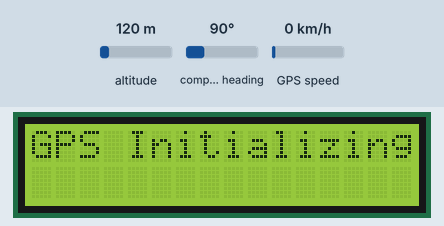
A sketch run on a simulated Arduino Uno, built with avr-gcc and run on an emulated ATmega328P. On the bench: 16×2 character LCD. The inputs (shaded band) are chosen by the test bench; at power-on: altitude 120 m, compass heading 90°, GPS speed 0 km/h. The GPS gets a fix after 3 s at 37.7749, -122.4194 with 8 satellites.

Above: at 0.1 s.
At 2.2 s:
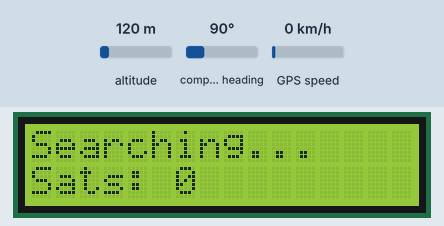
At 3.2 s:
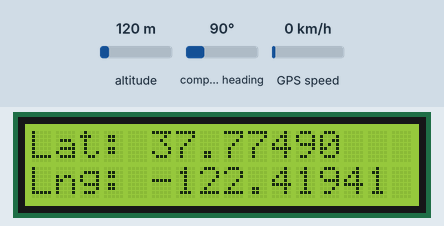

Measured:
- what the display in image 1 shows lasts 1.1 s, from 2.1 s to 3.2 s

The sketch:

gps.ino
```cpp
#include <Wire.h>
#include <LiquidCrystal_I2C.h>
#include <TinyGPS++.h>
#include <SoftwareSerial.h>

// Set the LCD address to 0x27 or 0x3F for a 16 chars and 2 line display
LiquidCrystal_I2C lcd(0x27, 16, 2);

SoftwareSerial ss(4, 3); // GPS TX to 4, RX to 3
TinyGPSPlus gps;

void setup() {
  ss.begin(9600);

  lcd.init();
  lcd.backlight();
  lcd.setCursor(0, 0);
  lcd.print("GPS Initializing");
  delay(2000);
  lcd.clear();
}

void loop() {
  while (ss.available() > 0) {
    if (gps.encode(ss.read())) {
      displayInfo();
    }
  }
}

void displayInfo() {
  if (gps.location.isValid()) {
    // Line 1: Latitude
    lcd.setCursor(0, 0);
    lcd.print("Lat: ");
    lcd.print(gps.location.lat(), 5);

    // Line 2: Longitude
    lcd.setCursor(0, 1);
    lcd.print("Lng: ");
    lcd.print(gps.location.lng(), 5);
  } else {
    lcd.setCursor(0, 0);
    lcd.print("Searching...    ");
    lcd.setCursor(0, 1);
    lcd.print("Sats: ");
    lcd.print(gps.satellites.value());
  }
}
```
